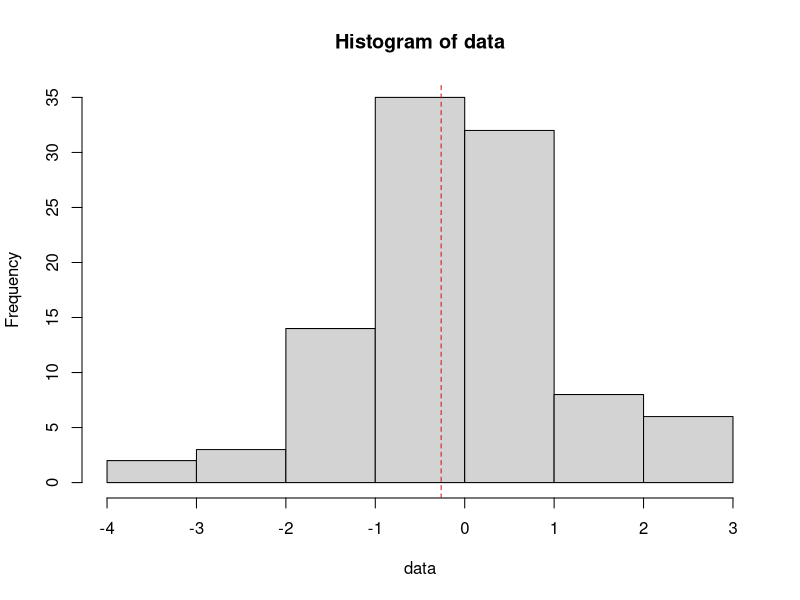
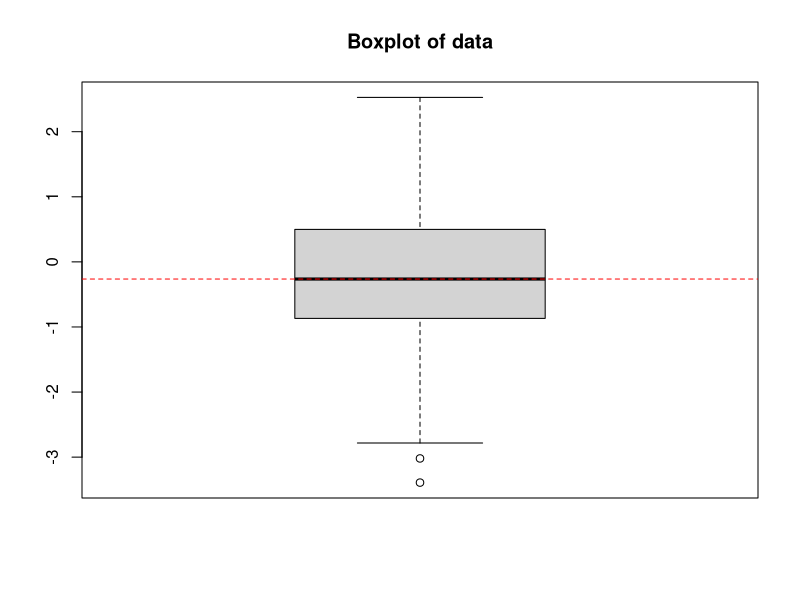

Generate these figures, in order, with R:
## ---- chunk 1
knitr::opts_chunk$set(echo = TRUE)
## ---- chunk 2

library(ggplot2)

## ---- chunk 3
data <- rt(n = 100, df = 5)
data
## ---- chunk 4

summary(data)
hist(data)
abline(v = median(data), lty = 2, col = "red")

## ---- chunk 5

boxplot(data)
title(main = "Boxplot of data")
abline(h = median(data), lty = 2, col = "red")

## ---- chunk 6

stem(data)

